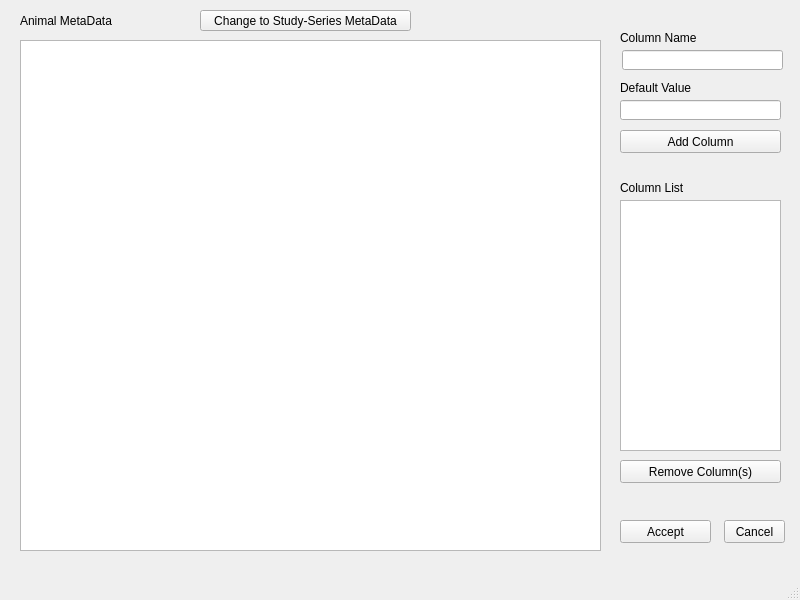
<?xml version="1.0" encoding="UTF-8"?>
<ui version="4.0">
 <class>MainWindow</class>
 <widget class="QMainWindow" name="MainWindow">
  <property name="geometry">
   <rect>
    <x>0</x>
    <y>0</y>
    <width>800</width>
    <height>600</height>
   </rect>
  </property>
  <property name="windowTitle">
   <string>MainWindow</string>
  </property>
  <widget class="QWidget" name="centralwidget">
   <widget class="QTableView" name="tableView">
    <property name="geometry">
     <rect>
      <x>20</x>
      <y>40</y>
      <width>581</width>
      <height>511</height>
     </rect>
    </property>
   </widget>
   <widget class="QPushButton" name="pushButton">
    <property name="geometry">
     <rect>
      <x>724</x>
      <y>520</y>
      <width>61</width>
      <height>23</height>
     </rect>
    </property>
    <property name="text">
     <string>Cancel</string>
    </property>
   </widget>
   <widget class="QPushButton" name="pushButton_2">
    <property name="geometry">
     <rect>
      <x>620</x>
      <y>520</y>
      <width>91</width>
      <height>23</height>
     </rect>
    </property>
    <property name="text">
     <string>Accept</string>
    </property>
   </widget>
   <widget class="QPushButton" name="pushButton_3">
    <property name="geometry">
     <rect>
      <x>620</x>
      <y>130</y>
      <width>161</width>
      <height>23</height>
     </rect>
    </property>
    <property name="text">
     <string>Add Column</string>
    </property>
   </widget>
   <widget class="QLineEdit" name="lineEdit">
    <property name="geometry">
     <rect>
      <x>622</x>
      <y>50</y>
      <width>161</width>
      <height>20</height>
     </rect>
    </property>
   </widget>
   <widget class="QLabel" name="label_2">
    <property name="geometry">
     <rect>
      <x>620</x>
      <y>30</y>
      <width>161</width>
      <height>16</height>
     </rect>
    </property>
    <property name="text">
     <string>Column Name</string>
    </property>
   </widget>
   <widget class="QLabel" name="label_3">
    <property name="geometry">
     <rect>
      <x>20</x>
      <y>10</y>
      <width>581</width>
      <height>21</height>
     </rect>
    </property>
    <property name="text">
     <string>Animal MetaData</string>
    </property>
   </widget>
   <widget class="QLabel" name="label_4">
    <property name="geometry">
     <rect>
      <x>620</x>
      <y>80</y>
      <width>161</width>
      <height>16</height>
     </rect>
    </property>
    <property name="text">
     <string>Default Value</string>
    </property>
   </widget>
   <widget class="QLineEdit" name="lineEdit_2">
    <property name="geometry">
     <rect>
      <x>620</x>
      <y>100</y>
      <width>161</width>
      <height>20</height>
     </rect>
    </property>
   </widget>
   <widget class="QListWidget" name="listWidget">
    <property name="geometry">
     <rect>
      <x>620</x>
      <y>200</y>
      <width>161</width>
      <height>251</height>
     </rect>
    </property>
   </widget>
   <widget class="QLabel" name="label_5">
    <property name="geometry">
     <rect>
      <x>620</x>
      <y>180</y>
      <width>161</width>
      <height>16</height>
     </rect>
    </property>
    <property name="text">
     <string>Column List</string>
    </property>
   </widget>
   <widget class="QPushButton" name="pushButton_4">
    <property name="geometry">
     <rect>
      <x>620</x>
      <y>460</y>
      <width>161</width>
      <height>23</height>
     </rect>
    </property>
    <property name="text">
     <string>Remove Column(s)</string>
    </property>
   </widget>
   <widget class="QPushButton" name="pushButton_5">
    <property name="geometry">
     <rect>
      <x>200</x>
      <y>10</y>
      <width>211</width>
      <height>21</height>
     </rect>
    </property>
    <property name="text">
     <string>Change to Study-Series MetaData</string>
    </property>
   </widget>
  </widget>
  <widget class="QMenuBar" name="menubar">
   <property name="geometry">
    <rect>
     <x>0</x>
     <y>0</y>
     <width>800</width>
     <height>21</height>
    </rect>
   </property>
  </widget>
  <widget class="QStatusBar" name="statusbar"/>
 </widget>
 <resources/>
 <connections/>
</ui>
